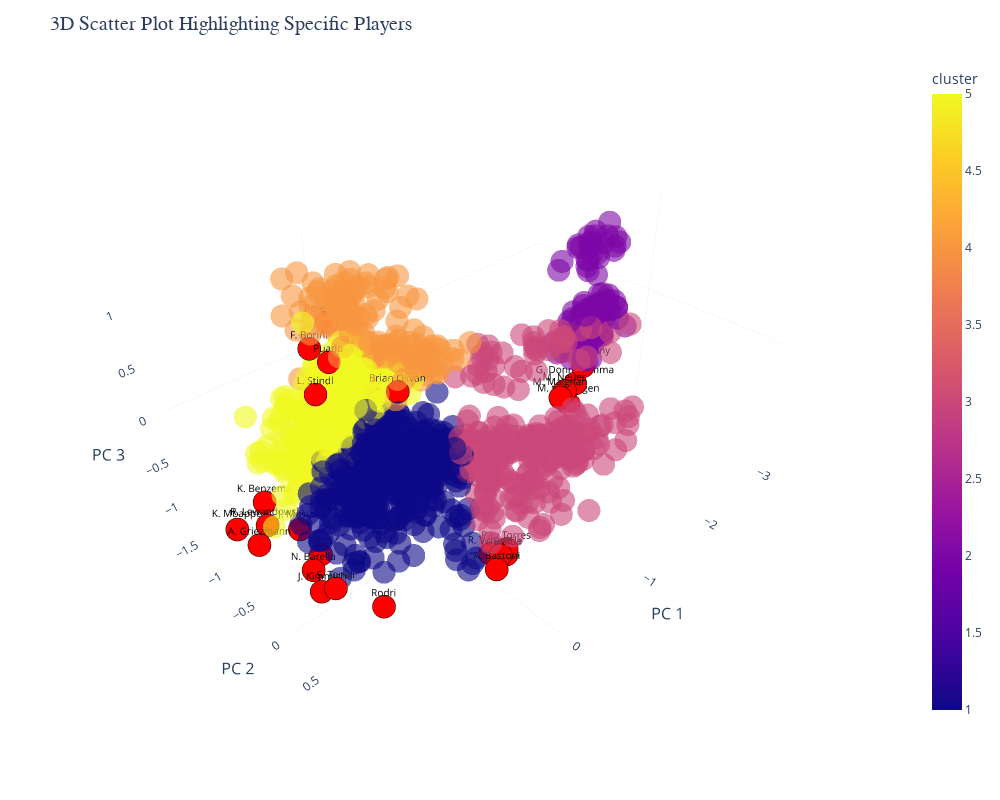

The cell this chart's notebook holds for it:
### Code cell
import plotly.express as px
import plotly.graph_objects as go

# Start cluster count from 1 (assuming reduced['cluster'] starts from 0)
reduced['cluster'] = reduced['cluster'] + 1

# Color palette for clusters
color_scale = px.colors.qualitative.Set1

# Create the 3D scatter plot
fig = px.scatter_3d(
    reduced,
    x="PC1",
    y="PC2",
    z="PC3",
    color="cluster",
    color_discrete_sequence=color_scale,
    opacity=0.6,
    hover_name="name",  # Add player names as hover text
    labels={"PC1": "Principal Component 1", "PC2": "Principal Component 2", "PC3": "Principal Component 3"},
    category_orders={"cluster": sorted(reduced['cluster'].unique())},
)

# Group players by clusters and limit to 5 players per cluster
clusters = reduced['cluster'].unique()
for cluster in clusters:
    # Filter players in the current cluster
    players_in_cluster = reduced[reduced['cluster'] == cluster]
    
    # Select up to 5 players
    selected_players = players_in_cluster.head(5)
    
    # Highlight the selected players in red
    for _, row in selected_players.iterrows():
        fig.add_trace(
            go.Scatter3d(
                x=[row['PC1']],
                y=[row['PC2']],
                z=[row['PC3']],
                mode='markers+text',
                text=[row['name']],
                textposition="top center",
                textfont=dict(size=10, color='black'),
                marker=dict(size=8, color='red', symbol='circle', line=dict(width=1, color='black')),
                name=None,  # Exclude from legend
                showlegend=False,
            )
        )

# Update layout for better appearance
fig.update_layout(
    title="3D Scatter Plot Highlighting Specific Players",
    title_font=dict(size=20, family="Arial Black"),
    scene=dict(
        xaxis=dict(title="PC 1", titlefont=dict(size=16), showgrid=False),
        yaxis=dict(title="PC 2", titlefont=dict(size=16), showgrid=False),
        zaxis=dict(title="PC 3", titlefont=dict(size=16), showgrid=False),
    ),
    template="plotly_white",
    legend=dict(
        title="Clusters",
        font=dict(size=12),
        orientation="v",
        yanchor="top",
        y=1,
        xanchor="left",
        x=1.05,
        bordercolor="Black",
        borderwidth=1,
        bgcolor="white",
    ),
    width=1000,
    height=800,
)

# Show plot
fig.show()

### Figure 1 — Plotly figure (JSON) as saved in the notebook; plotly's stock layout.template omitted (floating-point values rounded to 4 significant figures; data arrays with more than 128 entries replaced by an {"elided": "..."} marker saying what was removed)
{"data": [{"hovertemplate": "<b>%{hovertext}</b><br><br>Principal Component 1=%{x}<br>Principal Component 2=%{y}<br>Principal Component 3=%{z}<br>cluster=%{marker.color}<extra></extra>", "hovertext": {"elided": "1174 str values"}, "legendgroup": "", "marker": {"color": {"elided": "1174 int values"}, "coloraxis": "coloraxis", "opacity": 0.6, "symbol": "circle"}, "mode": "markers", "name": "", "scene": "scene", "showlegend": false, "type": "scatter3d", "x": {"elided": "1174 float values"}, "y": {"elided": "1174 float values"}, "z": {"elided": "1174 float values"}}, {"marker": {"color": "red", "line": {"color": "black", "width": 1}, "size": 8, "symbol": "circle"}, "mode": "markers+text", "showlegend": false, "text": ["K. Mbappé"], "textfont": {"color": "black", "size": 10}, "textposition": "top center", "type": "scatter3d", "x": [1.331], "y": [-1.252], "z": [-1.302]}, {"marker": {"color": "red", "line": {"color": "black", "width": 1}, "size": 8, "symbol": "circle"}, "mode": "markers+text", "showlegend": false, "text": ["K. Benzema"], "textfont": {"color": "black", "size": 10}, "textposition": "top center", "type": "scatter3d", "x": [1.101], "y": [-1.056], "z": [-0.9807]}, {"marker": {"color": "red", "line": {"color": "black", "width": 1}, "size": 8, "symbol": "circle"}, "mode": "markers+text", "showlegend": false, "text": ["R. Lewandowski"], "textfont": {"color": "black", "size": 10}, "textposition": "top center", "type": "scatter3d", "x": [1.185], "y": [-0.9103], "z": [-1.11]}, {"marker": {"color": "red", "line": {"color": "black", "width": 1}, "size": 8, "symbol": "circle"}, "mode": "markers+text", "showlegend": false, "text": ["A. Griezmann"], "textfont": {"color": "black", "size": 10}, "textposition": "top center", "type": "scatter3d", "x": [1.404], "y": [-0.6603], "z": [-1.015]}, {"marker": {"color": "red", "line": {"color": "black", "width": 1}, "size": 8, "symbol": "circle"}, "mode": "markers+text", "showlegend": false, "text": ["J. Musiala"], "textfont": {"color": "black", "size": 10}, "textposition": "top center", "type": "scatter3d", "x": [1.087], "y": [-0.5017], "z": [-0.9407]}, {"marker": {"color": "red", "line": {"color": "black", "width": 1}, "size": 8, "symbol": "circle"}, "mode": "markers+text", "showlegend": false, "text": ["Rodri"], "textfont": {"color": "black", "size": 10}, "textposition": "top center", "type": "scatter3d", "x": [1.008], "y": [0.5347], "z": [-1.134]}, {"marker": {"color": "red", "line": {"color": "black", "width": 1}, "size": 8, "symbol": "circle"}, "mode": "markers+text", "showlegend": false, "text": ["J. Kimmich"], "textfont": {"color": "black", "size": 10}, "textposition": "top center", "type": "scatter3d", "x": [1.328], "y": [0.1516], "z": [-1.006]}, {"marker": {"color": "red", "line": {"color": "black", "width": 1}, "size": 8, "symbol": "circle"}, "mode": "markers+text", "showlegend": false, "text": ["Pedri"], "textfont": {"color": "black", "size": 10}, "textposition": "top center", "type": "scatter3d", "x": [1.109], "y": [-0.164], "z": [-0.9798]}, {"marker": {"color": "red", "line": {"color": "black", "width": 1}, "size": 8, "symbol": "circle"}, "mode": "markers+text", "showlegend": false, "text": ["S. Tonali"], "textfont": {"color": "black", "size": 10}, "textposition": "top center", "type": "scatter3d", "x": [1.255], "y": [0.256], "z": [-0.9398]}, {"marker": {"color": "red", "line": {"color": "black", "width": 1}, "size": 8, "symbol": "circle"}, "mode": "markers+text", "showlegend": false, "text": ["N. Barella"], "textfont": {"color": "black", "size": 10}, "textposition": "top center", "type": "scatter3d", "x": [1.294], "y": [0.01643], "z": [-0.8865]}, {"marker": {"color": "red", "line": {"color": "black", "width": 1}, "size": 8, "symbol": "circle"}, "mode": "markers+text", "showlegend": false, "text": ["M. ter Stegen"], "textfont": {"color": "black", "size": 10}, "textposition": "top center", "type": "scatter3d", "x": [-2.426], "y": [-0.4217], "z": [-1.375]}, {"marker": {"color": "red", "line": {"color": "black", "width": 1}, "size": 8, "symbol": "circle"}, "mode": "markers+text", "showlegend": false, "text": ["G. Donnarumma"], "textfont": {"color": "black", "size": 10}, "textposition": "top center", "type": "scatter3d", "x": [-2.556], "y": [-0.4516], "z": [-1.166]}, {"marker": {"color": "red", "line": {"color": "black", "width": 1}, "size": 8, "symbol": "circle"}, "mode": "markers+text", "showlegend": false, "text": ["M. Maignan"], "textfont": {"color": "black", "size": 10}, "textposition": "top center", "type": "scatter3d", "x": [-2.244], "y": [-0.4021], "z": [-1.181]}, {"marker": {"color": "red", "line": {"color": "black", "width": 1}, "size": 8, "symbol": "circle"}, "mode": "markers+text", "showlegend": false, "text": ["M. Neuer"], "textfont": {"color": "black", "size": 10}, "textposition": "top center", "type": "scatter3d", "x": [-2.345], "y": [-0.4236], "z": [-1.149]}, {"marker": {"color": "red", "line": {"color": "black", "width": 1}, "size": 8, "symbol": "circle"}, "mode": "markers+text", "showlegend": false, "text": ["W. Szczęsny"], "textfont": {"color": "black", "size": 10}, "textposition": "top center", "type": "scatter3d", "x": [-2.638], "y": [-0.4213], "z": [-0.9534]}, {"marker": {"color": "red", "line": {"color": "black", "width": 1}, "size": 8, "symbol": "circle"}, "mode": "markers+text", "showlegend": false, "text": ["A. Bastoni"], "textfont": {"color": "black", "size": 10}, "textposition": "top center", "type": "scatter3d", "x": [0.3043], "y": [1.122], "z": [-0.7853]}, {"marker": {"color": "red", "line": {"color": "black", "width": 1}, "size": 8, "symbol": "circle"}, "mode": "markers+text", "showlegend": false, "text": ["R. Varane"], "textfont": {"color": "black", "size": 10}, "textposition": "top center", "type": "scatter3d", "x": [0.274], "y": [1.019], "z": [-0.7085]}, {"marker": {"color": "red", "line": {"color": "black", "width": 1}, "size": 8, "symbol": "circle"}, "mode": "markers+text", "showlegend": false, "text": ["N. Süle"], "textfont": {"color": "black", "size": 10}, "textposition": "top center", "type": "scatter3d", "x": [0.1792], "y": [1.11], "z": [-0.7189]}, {"marker": {"color": "red", "line": {"color": "black", "width": 1}, "size": 8, "symbol": "circle"}, "mode": "markers+text", "showlegend": false, "text": ["W. Saliba"], "textfont": {"color": "black", "size": 10}, "textposition": "top center", "type": "scatter3d", "x": [0.2334], "y": [1.094], "z": [-0.6978]}, {"marker": {"color": "red", "line": {"color": "black", "width": 1}, "size": 8, "symbol": "circle"}, "mode": "markers+text", "showlegend": false, "text": ["Pau Torres"], "textfont": {"color": "black", "size": 10}, "textposition": "top center", "type": "scatter3d", "x": [0.1644], "y": [1.095], "z": [-0.6786]}, {"marker": {"color": "red", "line": {"color": "black", "width": 1}, "size": 8, "symbol": "circle"}, "mode": "markers+text", "showlegend": false, "text": ["L. Stindl"], "textfont": {"color": "black", "size": 10}, "textposition": "top center", "type": "scatter3d", "x": [0.8111], "y": [-0.363], "z": [0.4264]}, {"marker": {"color": "red", "line": {"color": "black", "width": 1}, "size": 8, "symbol": "circle"}, "mode": "markers+text", "showlegend": false, "text": ["F. Borini"], "textfont": {"color": "black", "size": 10}, "textposition": "top center", "type": "scatter3d", "x": [0.5921], "y": [-0.7311], "z": [0.5843]}, {"marker": {"color": "red", "line": {"color": "black", "width": 1}, "size": 8, "symbol": "circle"}, "mode": "markers+text", "showlegend": false, "text": ["Pere Milla"], "textfont": {"color": "black", "size": 10}, "textposition": "top center", "type": "scatter3d", "x": [0.3078], "y": [-0.8706], "z": [0.657]}, {"marker": {"color": "red", "line": {"color": "black", "width": 1}, "size": 8, "symbol": "circle"}, "mode": "markers+text", "showlegend": false, "text": ["Brian Oliván"], "textfont": {"color": "black", "size": 10}, "textposition": "top center", "type": "scatter3d", "x": [0.4904], "y": [0.2683], "z": [0.6087]}, {"marker": {"color": "red", "line": {"color": "black", "width": 1}, "size": 8, "symbol": "circle"}, "mode": "markers+text", "showlegend": false, "text": ["Puado"], "textfont": {"color": "black", "size": 10}, "textposition": "top center", "type": "scatter3d", "x": [0.5887], "y": [-0.4713], "z": [0.5729]}], "layout": {"coloraxis": {"colorbar": {"title": {"text": "cluster"}}, "colorscale": [[0, "#0d0887"], [0.1111, "#46039f"], [0.2222, "#7201a8"], [0.3333, "#9c179e"], [0.4444, "#bd3786"], [0.5556, "#d8576b"], [0.6667, "#ed7953"], [0.7778, "#fb9f3a"], [0.8889, "#fdca26"], [1, "#f0f921"]]}, "height": 800, "legend": {"bgcolor": "white", "bordercolor": "Black", "borderwidth": 1, "font": {"size": 12}, "orientation": "v", "title": {"text": "Clusters"}, "tracegroupgap": 0, "x": 1.05, "xanchor": "left", "y": 1, "yanchor": "top"}, "margin": {"t": 60}, "scene": {"domain": {"x": [0, 1], "y": [0, 1]}, "xaxis": {"showgrid": false, "title": {"font": {"size": 16}, "text": "PC 1"}}, "yaxis": {"showgrid": false, "title": {"font": {"size": 16}, "text": "PC 2"}}, "zaxis": {"showgrid": false, "title": {"font": {"size": 16}, "text": "PC 3"}}}, "title": {"font": {"family": "Arial Black", "size": 20}, "text": "3D Scatter Plot Highlighting Specific Players"}, "width": 1000}}
